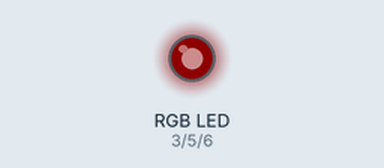
Recording of a sketch running on a simulated Arduino Uno, built with avr-gcc and run on an emulated ATmega328P. Shown: an RGB LED mixed from three pins (HIGH = lit). Dim RGB values are drawn brighter than linear.

Above: at 0.15 s.
At 4.95 s:
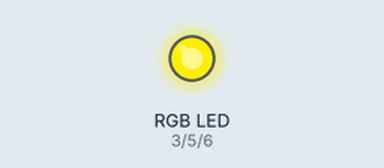
At 9.76 s:
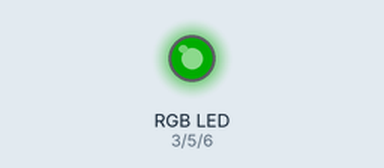
At 19.97 s:
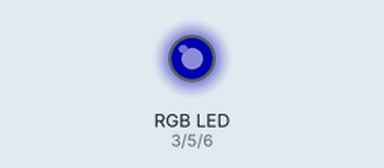
At 29.88 s:
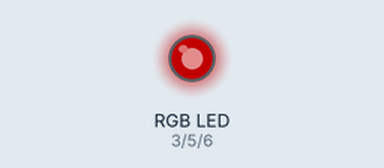
At 39.79 s:
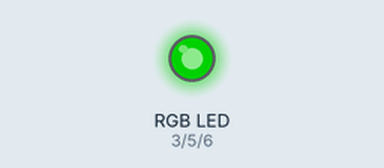
Timing chart, 0 to 40.0 s (numbered marks = the images above):
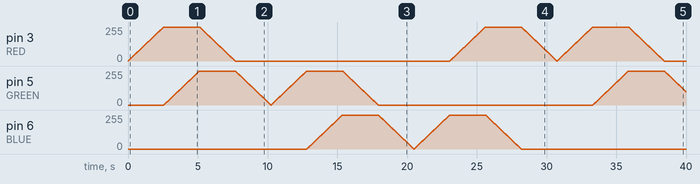

The sketch:

RainbowLight.ino
```cpp
// define pins
#define RED 3
#define GREEN 5
#define BLUE 6

#define delayTime 10 // fading time between colors


void increasePulseWidth(int pin) {
  int i;
  for (i = 0; i < 256; i++) {
    analogWrite(pin, i);
    delay(delayTime);
  }
}

void decreasePulseWidth(int pin) {
  int i;
  for (i = 255; i > -1; i--) {
    analogWrite(pin, i);
    delay(delayTime);
  }
}

void setup()
{
  pinMode(RED, OUTPUT);
  pinMode(GREEN, OUTPUT);
  pinMode(BLUE, OUTPUT);

  digitalWrite(RED, LOW);
  digitalWrite(GREEN, LOW);
  digitalWrite(BLUE, LOW);
}

// main loop
void loop()
{
  increasePulseWidth(RED);
  increasePulseWidth(GREEN);
  decreasePulseWidth(RED);
  decreasePulseWidth(GREEN);
  increasePulseWidth(GREEN);
  increasePulseWidth(BLUE);
  decreasePulseWidth(GREEN);
  decreasePulseWidth(BLUE);
  increasePulseWidth(BLUE);
  increasePulseWidth(RED);
  decreasePulseWidth(BLUE);
  decreasePulseWidth(RED);
}
```
